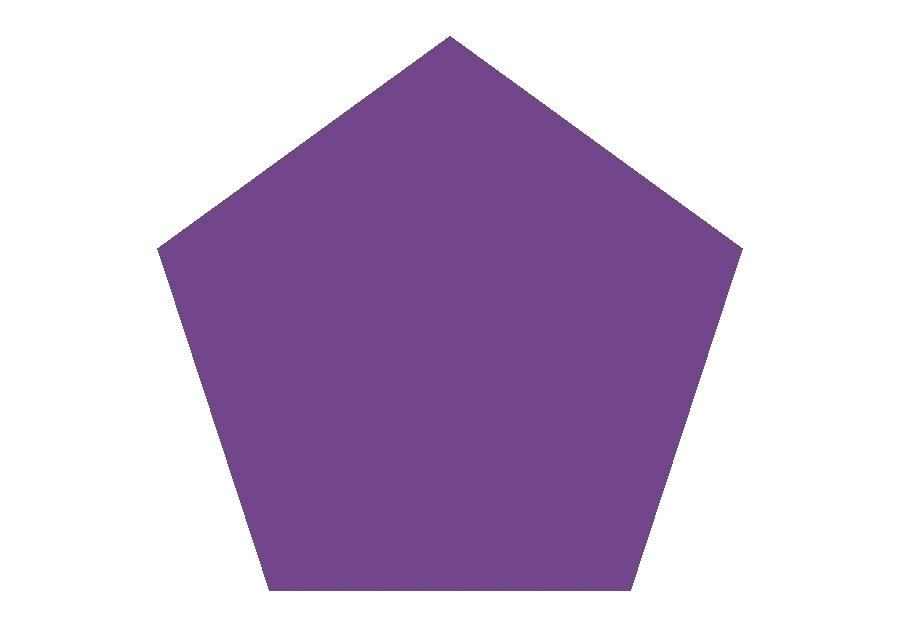
#> input picture src/model/pentagon.jpg, 900 x 640 px
$ python shapeidenttificator.py --image pentagon.jpg   (older library calls are emulated)
#> lines starting #> are read from the running program, lines starting #| are printed output that depends on the picture; after the words box and inside, x2 and y2 are one past the last pixel; in counts of white or black regions, pixels touching at a corner belong together
from __future__ import print_function
import numpy as np
import cv2
import argparse

# Using Argument Parser to get the location of image
ap = argparse.ArgumentParser()
ap.add_argument('-i', '--image', required=True, help='Path to image')
args = ap.parse_args()

# load the image on disk and then display it
image = cv2.imread(args.image)
#> image is the input picture: shape (640, 900, 3); mean B, G, R 210.3, 182.5, 200.3
#cv2.imshow("Original", image)

# convert the color image into grayscale
grayScale = cv2.cvtColor(image, cv2.COLOR_BGR2GRAY)
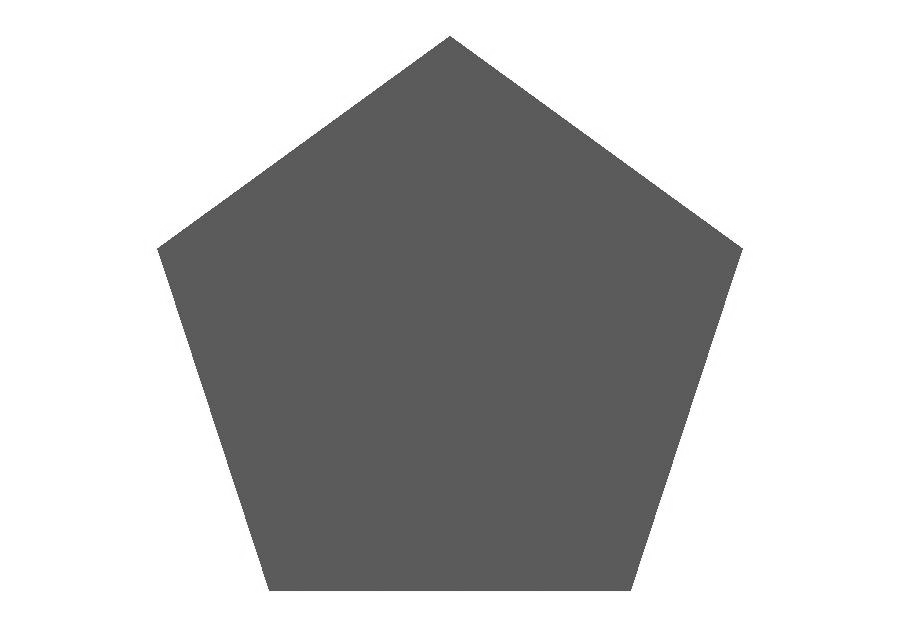
#> grayScale: shape (640, 900); min 54, max 255, mean 191

# Find edges in the image using canny edge detection method
# Calculate lower threshold and upper threshold using sigma = 0.33
sigma = 0.33
v = np.median(grayScale)
#> v = 255
low = int(max(0, (1.0 - sigma) * v))
#> low = 170
high = int(min(255, (1.0 + sigma) * v))
#> high = 255

edged = cv2.Canny(grayScale, low, high)
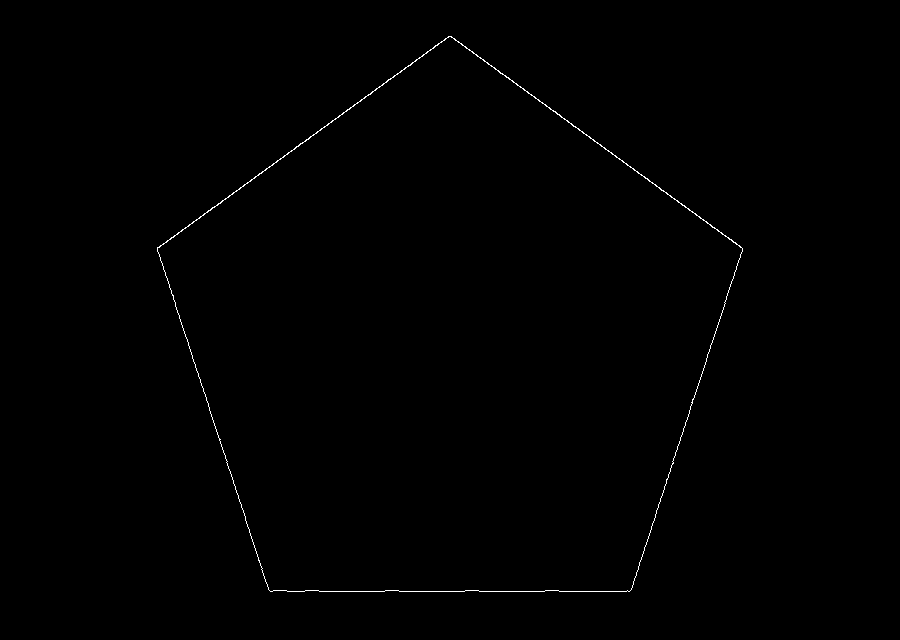
#> edged: shape (640, 900); 0.33% white in thin lines or dots, all inside (x1, y1, x2, y2) = (157, 36, 743, 592)

# After finding edges we have to find contours
# Contour is a curve of points with no gaps in the curve
# It will help us to find location of shapes

# cv2.RETR_EXTERNAL is passed to find the outermost contours (because we want to outline the shapes)
# cv2.CHAIN_APPROX_SIMPLE is removing redundant points along a line
(_, cnts, _) = cv2.findContours(edged,
                                cv2.RETR_EXTERNAL, cv2.CHAIN_APPROX_SIMPLE)
#> cnts = 1 contour; box (x1, y1, x2, y2) and area: (157, 36, 743, 592) 224764


'''
We are going to use contour approximation method to find vertices of
geometric shapes. The alogrithm  is also known as Ramer Douglas Peucker alogrithm.
In OpenCV it is implemented in cv2.approxPolyDP method.abs
detectShape() function below takes a contour as parameter and
then returns its shape
 '''


def detectShape(cnt):
    shape = 'unknown'
    # calculate perimeter using
    peri = cv2.arcLength(c, True)
    # apply contour approximation and store the result in vertices
    vertices = cv2.approxPolyDP(c, 0.04 * peri, True)

    # If the shape it triangle, it will have 3 vertices
    if len(vertices) == 3:
        shape = 'triangle'

    # if the shape has 4 vertices, it is either a square or
    # a rectangle
    elif len(vertices) == 4:
        # using the boundingRect method calculate the width and height
        # of enclosing rectange and then calculte aspect ratio

        x, y, width, height = cv2.boundingRect(vertices)
        aspectRatio = float(width) / height

        # a square will have an aspect ratio that is approximately
        # equal to one, otherwise, the shape is a rectangle
        if aspectRatio >= 0.95 and aspectRatio <= 1.05:
            shape = "square"
        else:
            shape = "rectangle"

    # if the shape is a pentagon, it will have 5 vertices
    elif len(vertices) == 5:
        shape = "pentagon"

    # otherwise, we assume the shape is a circle
    else:
        shape = "circle"

    # return the name of the shape
    return shape


# Now we will loop over every contour
# call detectShape() for it and
# write the name of shape in the center of image

# loop over the contours
for c in cnts:
    # compute the moment of contour
    #M = cv2.moments(c)
    # From moment we can calculte area, centroid etc
    # The center or centroid can be calculated as follows
    #cX = int(M['m10'] / M['m00'])
    #cY = int(M['m01'] / M['m00'])

    # call detectShape for contour c
    shape = detectShape(c)
    print(shape)
#> this loop made 1 pass
#> (shape, peri in detectShape) on pass 1: ('pentagon', 1908.1)
#| pentagon
    # Outline the contours
    #cv2.drawContours(image, [c], -1, (0, 255, 0), 2)

    # Write the name of shape on the center of shapes
    #cv2.putText(image, shape, (cX, cY), cv2.FONT_HERSHEY_SIMPLEX,
    #            0.5, (255, 255, 255), 2)

    # show the output image
    #cv2.imshow("Image", image)

cv2.waitKey(0)
cv2.destroyAllWindows()
